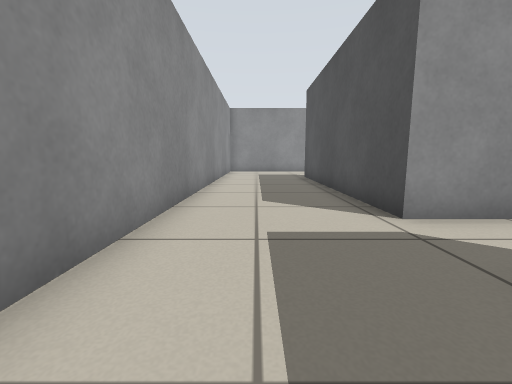
View 1 (above)

24 first-person views from a walk through a world built for the Player/Stage simulator. The camera is 0.5 m above the floor, tilts 8° down and sees 90° across. The lines on the ground mark 1 m squares. The floor is counted in squares, 0.5 m on a side. Each view is taken from the middle of a square. On the plan, view 1 faces up. The plan holds only what a view shows up to about 11 squares ahead; the rest is blank. The place goes on beyond the plan. The robots in the file are not drawn.

View 2
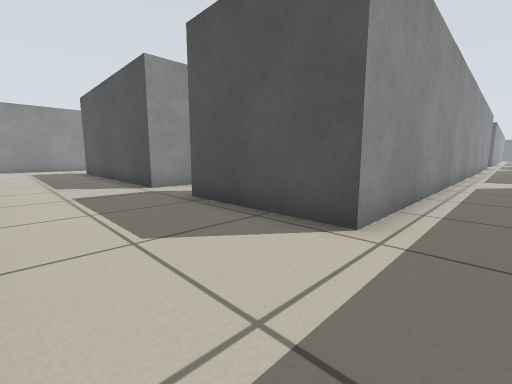

View 3
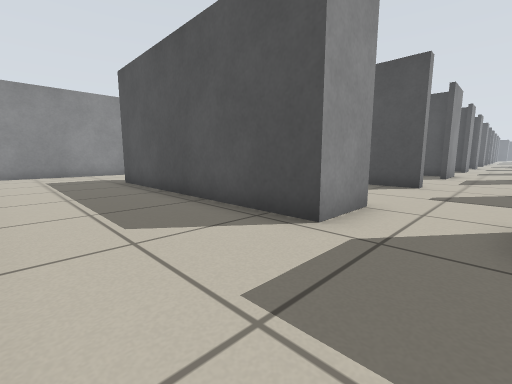

View 4
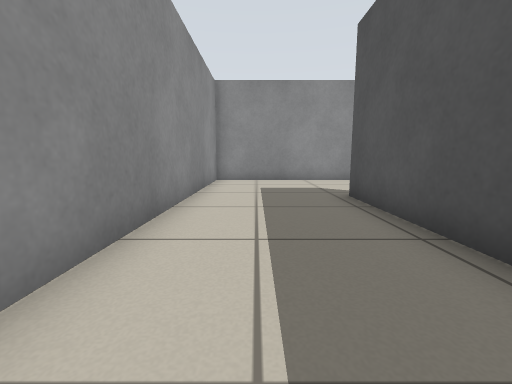

View 5
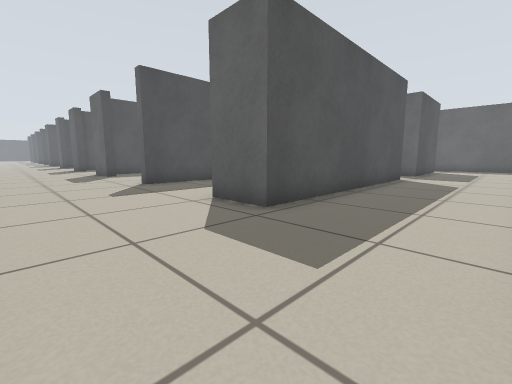

View 6
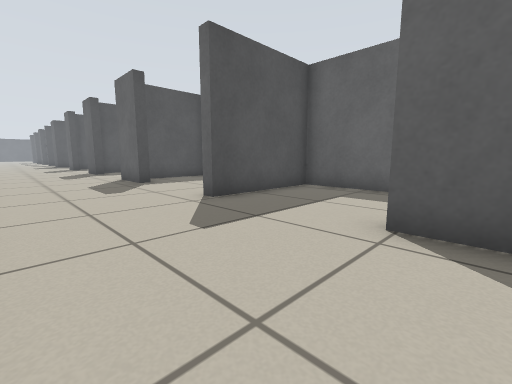

View 7
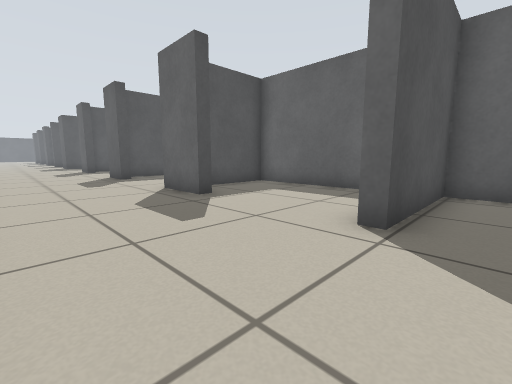

View 8
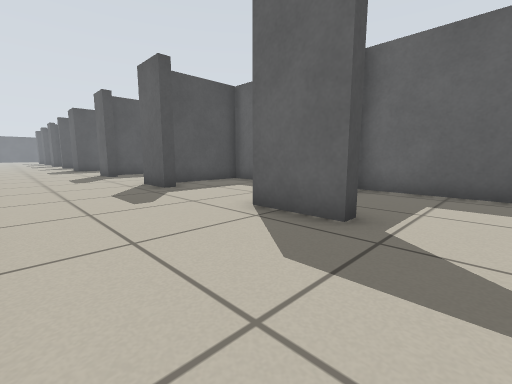

View 9
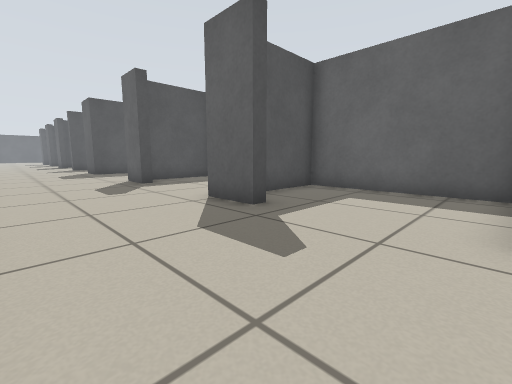

View 10
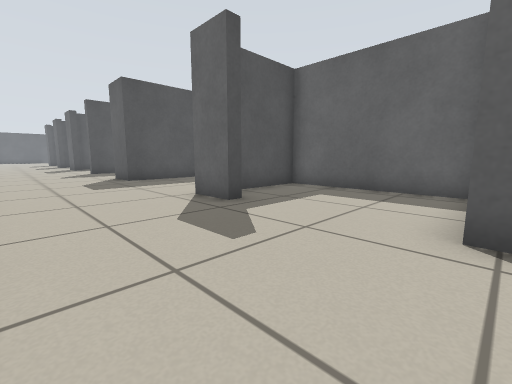

View 11
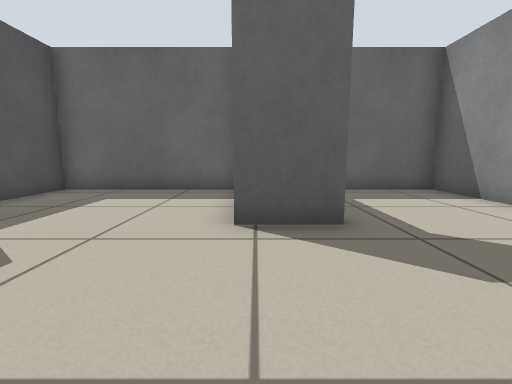

View 12
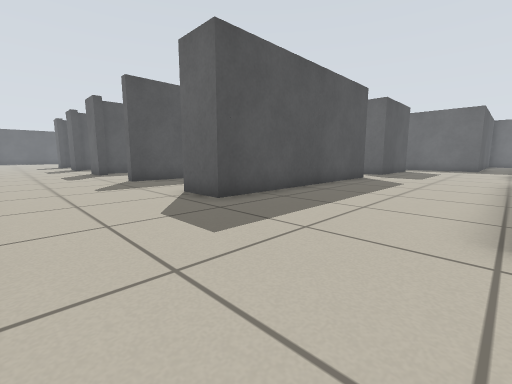

View 13
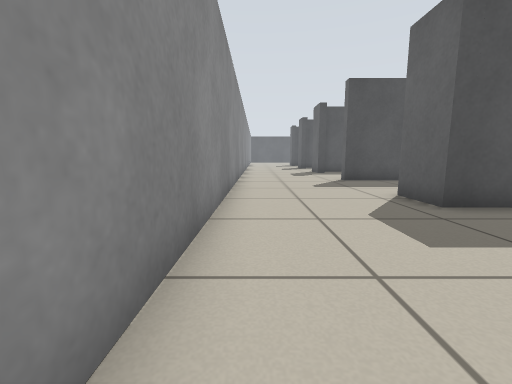

View 14
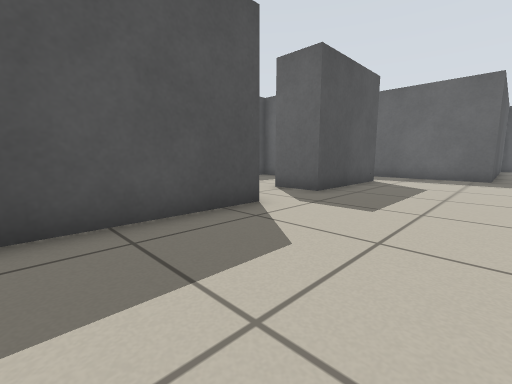

View 15
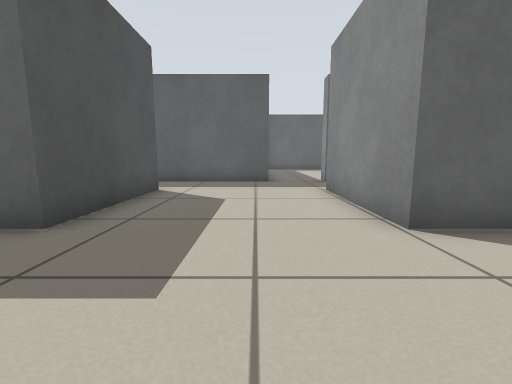

View 16
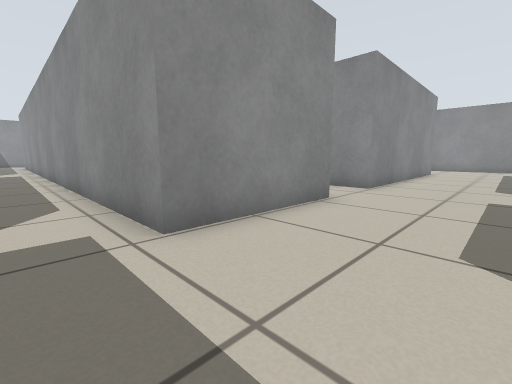

View 17
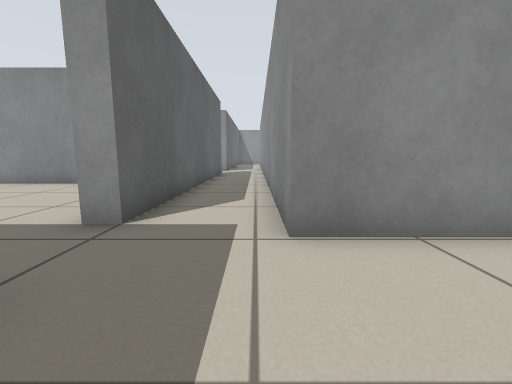

View 18
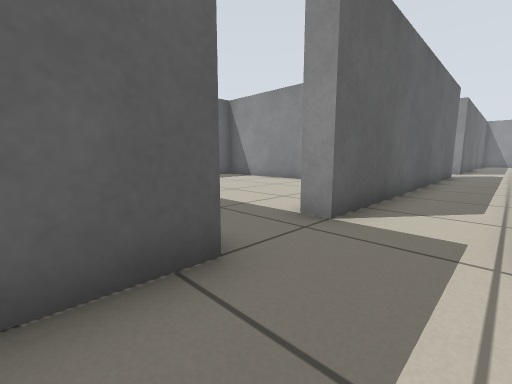

View 19
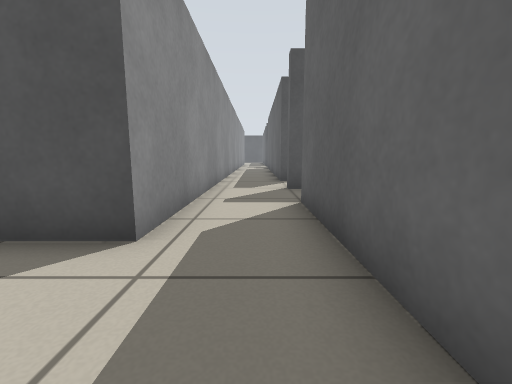

View 20
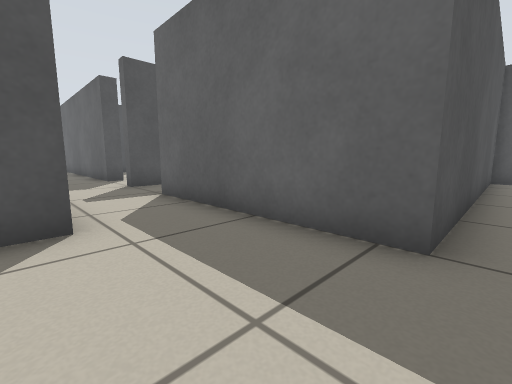

View 21
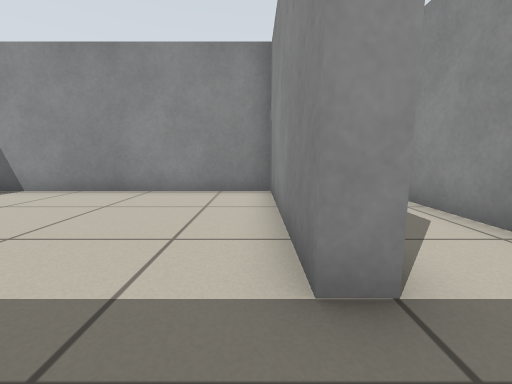

View 22
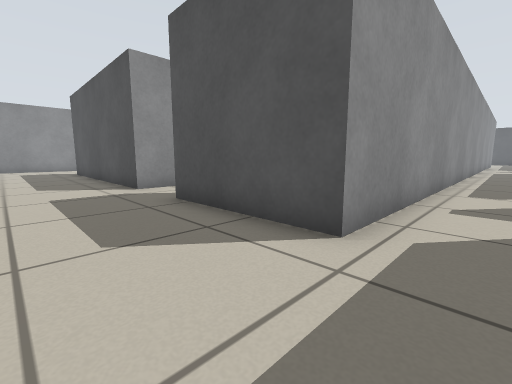

View 23
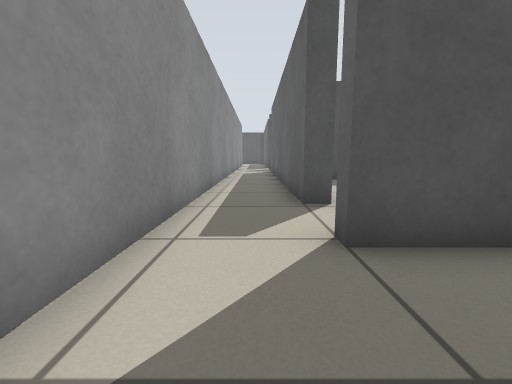

View 24
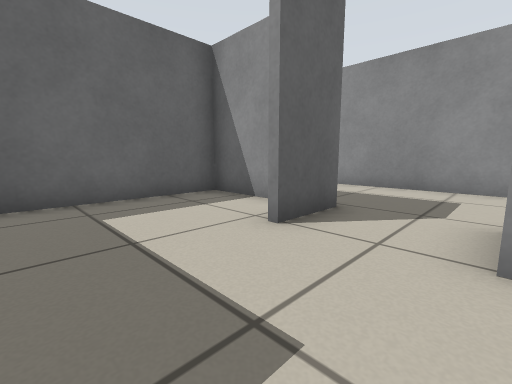

### Floor plan
Ten units are one square. View 1 is at (0, 0); x grows to the right and y downward. Boxes are objects, and circles mark ways between rooms. Rooms are numbered by the first view taken in them; rooms with no view inside come last. Other rooms are left out.
<svg viewBox="-22 -173 452 247">
<path fill="none" stroke="#000" d="M54 -84 81 -84 81 -124 86 -124M42 -40 23 -40 23 -124 42 -124M40 -168 -17 -168 -17 5M149 50 253 50 253 56M259 26 23 26 23 -16 42 -16M275 65 275 50M147 -109 147 -84 199 -84 199 -114M127 -119 127 -124 148 -124M187 -119 187 -124 204 -124M101 -84 143 -84 143 -114M245 -119 245 -124 260 -124M206 -84 257 -84 257 -115M322 -40 309 -40 309 -124 326 -124M259 -90 259 -40 245 -40M245 -16 259 -16 259 26M275 50 336 50M325 -168 266 -168M366 26 309 26 309 -16 325 -16M357 69 357 50 361 50M86 -40 81 -40 81 -56M25 0 25 22 71 22M383 56 383 50 425 50M425 26 366 26"/>
<circle cx="85" cy="-145" r="3" fill="#2a7"/>
<circle cx="260" cy="40" r="3" fill="#2a7"/>
<circle cx="40" cy="-30" r="3" fill="#2a7"/>
<circle cx="195" cy="-145" r="3" fill="#2a7"/>
<circle cx="255" cy="-145" r="3" fill="#2a7"/>
<circle cx="360" cy="40" r="3" fill="#2a7"/>
<text x="50" y="-90">1</text>
<text x="150" y="-130">2</text>
<text x="230" y="-130">3</text>
<text x="290" y="-60">4</text>
<text x="60" y="-30">5</text>
<text x="390" y="40">6</text>
</svg>
Room 1 opens to room 2. Room 1 opens to room 4. Room 1 opens to room 5. Room 2 opens to room 3. Room 3 opens to room 4. Room 4 opens to room 6.

Where each view was taken, in squares from view 1:
view 1: 0 up, 0 right, facing up
view 2: 4 down, 1 left, facing up-right
view 3: 2 up, 1 left, facing up-right
view 4: 6 up, 0 right, facing up
view 5: 16 up, 1 left, facing down-right
view 6: 16 up, 3 right, facing down-right
view 7: 16 up, 7 right, facing down-right
view 8: 16 up, 11 right, facing down-right
view 9: 16 up, 15 right, facing down-right
view 10: 16 up, 20 right, facing down-right
view 11: 16 up, 20 right, facing down
view 12: 16 up, 26 right, facing down-right
view 13: 16 up, 26 right, facing right
view 14: 8 up, 27 right, facing down-right
view 15: 5 up, 28 right, facing down
view 16: 4 down, 29 right, facing up-left
view 17: 3 down, 29 right, facing left
view 18: 3 down, 29 right, facing down-left
view 19: 4 down, 28 right, facing right
view 20: 2 down, 27 right, facing down-right
view 21: 6 down, 27 right, facing left
view 22: 4 down, 28 right, facing up-right
view 23: 4 down, 33 right, facing right
view 24: 4 up, 7 right, facing down-left
